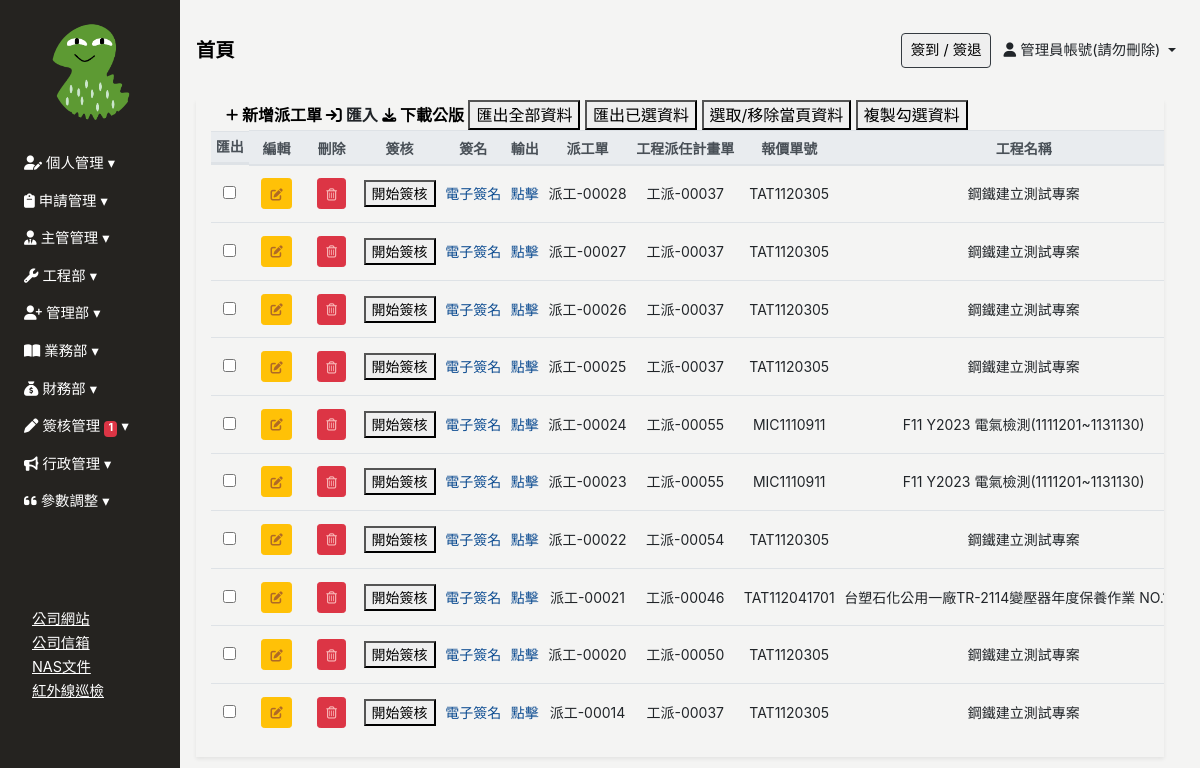
The page /employee_assign/ (signed in) on the database as committed earlier.
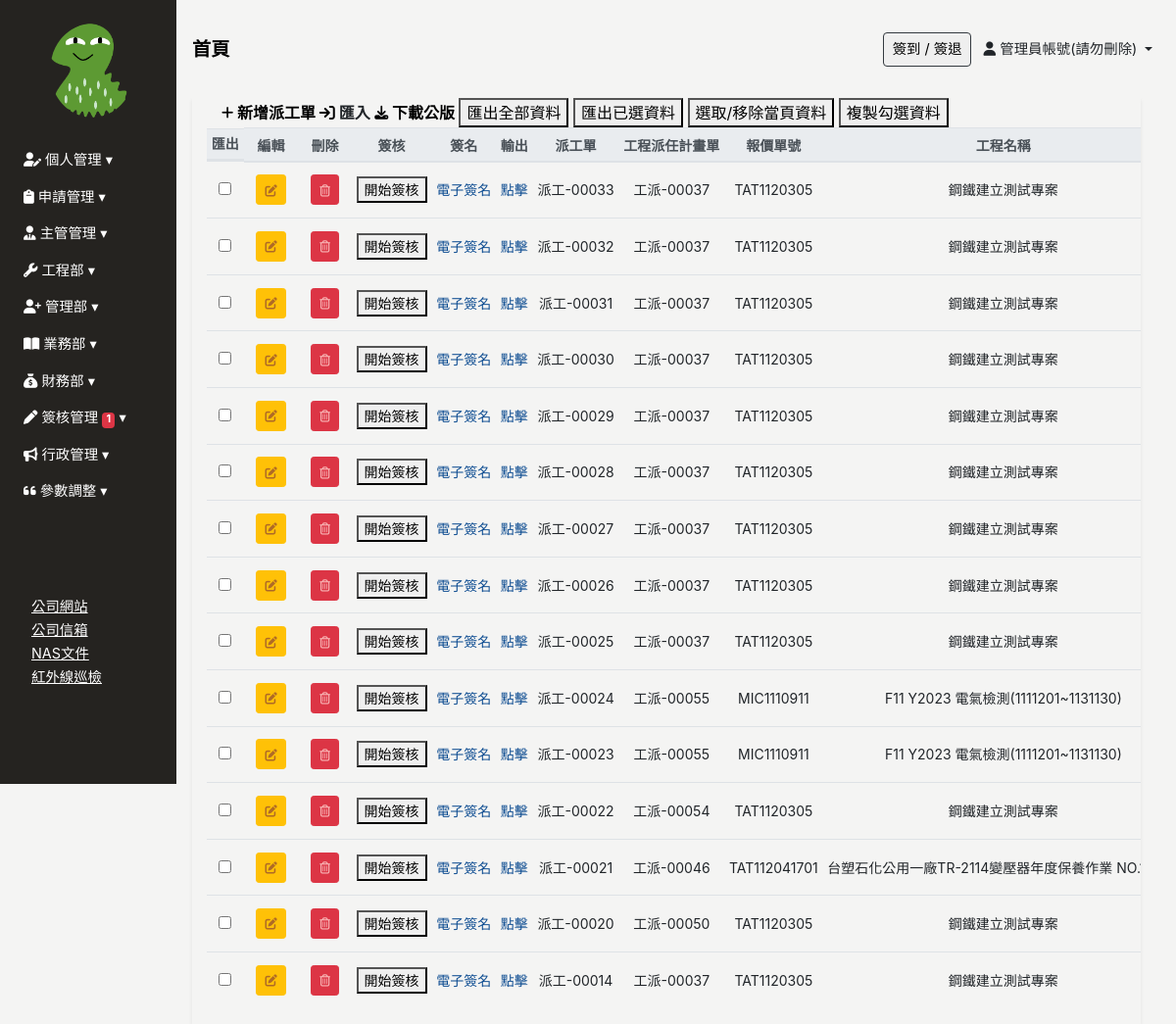
The same page on the database as committed later.
### Backend/models.py (models this page shows, shortened)
class ModifiedModel(models.Model):
    modified_by = models.ForeignKey("Employee", on_delete=models.SET_NULL, null=True, blank=True)
    created_date = models.DateField(default=timezone.now,verbose_name='建立日期')
    update_date = models.DateField(auto_now=True, verbose_name='更新日期')
    class Meta:
        abstract = True

class Project_Employee_Assign(ModifiedModel):
    project_job_assign= models.ForeignKey(Project_Job_Assign,on_delete=models.CASCADE,related_name='project_employee_assign',null=True, blank=True, verbose_name="工作派任計畫")
    construction_date = models.DateField(null=True, blank=True, verbose_name="施工日期")
    completion_date = models.DateField(null=True, blank=True, verbose_name="完工日期")
    is_completed = models.BooleanField(verbose_name='完工狀態',blank=True,default=False)
    manuscript_return_date = models.DateField(null=True, blank=True, verbose_name="手稿預計回傳日")
    enterprise_signature = models.ImageField(upload_to="Employee_Assign_Signature",null=True, blank=True, verbose_name='業主簽名')
    Approval =  models.ForeignKey(ApprovalModel, null=True, blank=True, on_delete=models.SET_NULL , related_name='Project_Employee_Assign_Approval')
    test_items_str = models.TextField( verbose_name="檢查項目字串", blank=True)
    carry_equipments_str = models.TextField( verbose_name="紀錄資產字串",null="",blank=True)
    remark = models.TextField( verbose_name="異常報告及聯絡事項",null="",blank=True)
    uploaded_files = models.ManyToManyField(UploadedFile,blank=True,  related_name="employy_assign_files")
    created_by = models.ForeignKey("Employee",related_name="Project_Employee_Assign_author", on_delete=models.CASCADE, null=True, blank=True, verbose_name='建立人')
    attachment = models.FileField(upload_to="last_file", null=True, blank=True, verbose_name="最終版報價單")
    def attachment_link(self):
        if self.attachment:
            download_link = "<a href='{}' download>下載</a>".format(self.attachment.url)
            return mark_safe(download_link)
        else:
            return "未提供"
    def get_show_id(self):
        return f"派工-{str(self.id).zfill(5)}"
    class Meta:
        verbose_name = "派工單"   # 單數
        verbose_name_plural = verbose_name   #複數
        ordering = ['-id']

class Project_Job_Assign(ModifiedModel):
    project_confirmation= models.ForeignKey(Project_Confirmation,on_delete=models.CASCADE,related_name='project',null=True, blank=True, verbose_name="工程確認單")
    attendance_date =models.DateField(null=True, blank=True, verbose_name="出勤日期")
    work_method = models.BooleanField(null=True, blank=True, verbose_name="工作方式(是:派工、否:非派工)",default=True)
    work_employee = models.ManyToManyField('Employee', related_name='projects_work_employee', blank=True, verbose_name='檢測人員')
    lead_employee = models.ManyToManyField('Employee', related_name='projects_lead_employee', blank=True, verbose_name="帶班主管")
    vehicle = models.ManyToManyField('Vehicle', related_name='project_job_assign_vehicle', blank=True, verbose_name='使用車輛')
    location = models.CharField(max_length=4,choices=LOCATION_CHOICES, null=True, blank=True, verbose_name="工作地點")
    remark = models.TextField(null=True, blank=True, verbose_name="備註")
    Approval =  models.ForeignKey(ApprovalModel, null=True, blank=True, on_delete=models.SET_NULL , related_name='Project_Job_Assign_Approval')
    created_by = models.ForeignKey("Employee",related_name="Project_Job_Assign_author", on_delete=models.CASCADE, null=True, blank=True, verbose_name='建立人')
    class Meta:
        verbose_name = "工作派任計畫"   # 單數
        verbose_name_plural = verbose_name   #複數
        ordering = ['-id']
    def get_show_id(self):
        return f"工派-{str(self.id).zfill(5)}"

class Project_Confirmation(ModifiedModel):
    quotation =  models.ForeignKey("Quotation", null=True, blank=True,verbose_name="報價單號", on_delete=models.CASCADE )
    order_id = models.CharField(max_length=100, null=True, blank=True, verbose_name='訂單編號')
    c_a = models.CharField(max_length=100, null=True, blank=True, verbose_name='母案編號')
    turnover = models.CharField(max_length=10, null=True, blank=True, verbose_name='成交金額')
    is_completed = models.BooleanField(verbose_name='完工狀態',blank=True,default=False)
    completion_report_employee = models.ManyToManyField(Employee, related_name='projects_confirmation_report_employee', blank=True, verbose_name='完工回報人')
    completion_report_date = models.DateField(null=True, blank=True, verbose_name="完工回報日期")
    remark = models.TextField(null=True, blank=True, verbose_name="備註")
    attachment = models.FileField(upload_to="project_confirmation_reassignment_attachment", null=True, blank=True, verbose_name="完工重派附件")
    Approval =  models.ForeignKey(ApprovalModel, null=True, blank=True, on_delete=models.SET_NULL , related_name='project_confirmation_Approval')
    created_by = models.ForeignKey("Employee",related_name="Project_Confirmation_author", on_delete=models.SET_NULL, null=True, blank=True, verbose_name='建立人')
    def get_show_id(self):
        return f"工確-{str(self.id).zfill(5)}"
    class Meta:
        verbose_name = "工程確認單"   # 單數
        verbose_name_plural = verbose_name   #複數
        ordering = ['-id']

class Quotation(ModifiedModel):
    pay_method_CHOICES = [
        ('1', '(1)付款方式:完工請款100%.初次交易,請配合開立即期票或匯款。'),
        ('2', '(2)付款方式:完工請款100%.發票開立後期票30天。'),
        ('3','(3)付款方式:與業主額外議定(此部分開放自行填寫,利配合部分廠商付款特殊要求)'),
    ]
    quotation_id = models.CharField(max_length=100, null=True, blank=True, verbose_name='報價單編號')
    client = models.ForeignKey("Client",related_name="Quotation", on_delete=models.SET_NULL, null=True, blank=True, verbose_name='客戶名稱')
    requisition = models.ForeignKey("Client",related_name="Quotation_buy", on_delete=models.SET_NULL, null=True, blank=True, verbose_name='請購單位')
    project_name = models.CharField(max_length=100, verbose_name="專案名稱",blank=True, null=True)
    quote_date = models.DateField(null=True, blank=True, verbose_name="報價日期")
    quote_validity_period = models.IntegerField(verbose_name="報價單有效期",blank=True, null=True)
    business_assistant_user = models.ForeignKey(Employee,related_name="quotaion_process", null=True ,on_delete=models.SET_NULL, verbose_name="業務助理")
    pay_method = models.CharField(max_length=1, choices=pay_method_CHOICES, null=True, blank=True, verbose_name='付款方式')
    internal_content = models.TextField(blank=True, null=True, verbose_name='紀錄(對內)')
    created_by = models.ForeignKey("Employee",related_name="quotation_author", on_delete=models.SET_NULL, null=True, blank=True)
    uploaded_files = models.ManyToManyField(UploadedFile,blank=True,  related_name="quotationfile",verbose_name="內部記錄檔案")
    remark = models.TextField(null=True, blank=True, verbose_name="備註")
    def get_show_id(self):
        return self.quotation_id
    class Meta:
        verbose_name = "報價單"
        verbose_name_plural = "報價單"

### Frontend/views.py (the view)
# urls.py: path('employee_assign/', login_required(views.Employee_Assign_ListView.as_view()), name='employee_assign'),
class Employee_Assign_ListView(UserPassesTestMixin,ListView):
    model = Project_Employee_Assign
    template_name = 'employee_assign/employee_assign.html'
    context_object_name = 'Project_Employee_Assign'
    def get_context_data(self, **kwargs):
        context = super().get_context_data(**kwargs)
        context["employees_list"] =  Employee.active_users().values('id','full_name')
        context["all_project_job_assign"] = Project_Job_Assign.objects.all()
        context["all_Equipment"] = Equipment.objects.all()
        context['vehicle'] = Vehicle.objects.all()
        return context
    def test_func(self):
        return Check_Permissions(self.request.user,"工程派工單")

### Backend/context_processors.py (called while the page is built)
def pass_test_func(request):
    pass_test_func = settings.PASS_TEST_FUNC
    return {"pass_test_func":pass_test_func}

def sys_messages(request):
    if  isinstance(request.user, AnonymousUser):
        return {'sys_messages': {}}
    if hasattr( request.user,"employee")==False:
        return {'sys_messages': {}}
    get_sys_messages = SysMessage.objects.filter(Target_user=request.user.employee,watch=False)
    bottom_position = 20  # 初始底部位置
    sys_messages_data = []
    for msg in get_sys_messages:
        sys_messages_data.append({
            'id': msg.id,
            'content': msg.content,
            'bottom': bottom_position
        })
        bottom_position += 70
    return {'sys_messages': sys_messages_data}

def client_list(request):
    clients = Client.objects.all()
    return {'clients': clients}

### Backend/models.py (called while the page is built)
    @classmethod
    def active_users(cls):
        return cls.objects.filter(user__is_active=True) .exclude(user__username="admin")

    @property
    def get_created_by(self):
        get_foreignkey = self.get_foreignkey()
        if get_foreignkey:
            return get_foreignkey.created_by
        return None

    def __str__(self):
        return self.client_name

### Frontend/templates/employee_assign/employee_assign.html (shortened to what the changed rows need)
{% extends 'base/base_dashboard.html' %}
{% block import %}
{% load static%}
<link rel="stylesheet" href="{% static 'css/employee_assign/employee_assign.css' %}">
{% endblock %}
{% load custom_tags %}
{% block main %}
<div class="main px-3">
    <div class="employee-assign-table container-fluid shadow-sm table-responsive">
        <table class="table table-sm table-hover text-center" id="table" data-toggle="table" data-sortable="true"
            data-toolbar="#toolbar" data-pagination="true" data-page-size="25" data-page-list="[25, All]"
            data-search="true" data-show-columns="true" data-filter-strict-search="true"
            data-show-columns-toggle-all="true">
            <thead class="thead-light" style="font-size: 14px;">
                <tr class="text-nowrap">
                    <th data-force-hide="true" data-switchable="false" data-no-print="true" data-field="checkbox"
                        class="d-none d-md-inline-block">匯出</th>
                    <th data-force-hide="true" data-switchable="false" data-no-print="true" data-field="edid">編輯</th>
                    <th data-force-hide="true" data-switchable="false" data-no-print="true" data-field="delete">刪除</th>
                    <th data-force-hide="true" data-switchable="false" data-no-print="true" data-field="approval">簽核
                    </th>
                    <th data-force-hide="true" data-switchable="false" data-no-print="true" data-field="naelete">簽名</th>
                    <th data-force-hide="true" data-switchable="false" data-no-print="true" data-field="process">
                        輸出</th>
                    <th data-field="id" data-sortable="true">派工單</th>
                    <th data-field="job" data-sortable="true">工程派任計畫單</th>
                    <th data-field="quotation_id" data-sortable="true">報價單號</th>
                    <th data-field="project_name" data-sortable="true">工程名稱</th>
                </tr>
            </thead>
            <tbody class="text-nowrap" style="font-size: 14px;">
                {% for p in Project_Employee_Assign %}
                <tr>
                    <td><input type="checkbox" name="importcheckd" onclick="updateCheckedArray(this)"
                            value="{{ p.id }}"></td>
                    <td>
                        <a type="button" data-url="project_employee_assign" data-id="{{p.id}}"
                            data-approval="{{ p.Approval.current_status}}" class="btn btn-sm btn-warning my-2 mx-md-2"
                            data-toggle="modal" onclick="LoadData(event)" data-target="#employee-assign-modal"></a>
                    </td>
                    <td>
                        <a data-url="project_employee_assign" data-id="{{p.id}}" type="button"
                            class="sys_del btn btn-sm btn-danger my-2 mx-md-2" onclick="DELETE_handleClick(event)">
                            </a>
                    </td>
                    <td>
                        {% if p.Approval %}
                        {{p.Approval.get_current_status_display}}
                        {% if p.Approval.current_status == "completed" %}
                        {% if request.user|get_supervisor %}
                        / <button data-id="{{p.id}}" data-model="Project_Employee_Assign"
                            onclick="DelApproval(event)">收回(主管)</button>
                        {% endif %}
                        {% endif %}
                        {% if p.Approval.current_status == "in_process" %}
                        / <button data-id="{{p.id}}" data-model="Project_Employee_Assign"
                            onclick="DelApproval(event)">收回</button>
                        {% endif %}
                        {% if p.Approval.current_status == "rejected" %}
                        / <button data-id="{{p.id}}" data-model="Project_Employee_Assign"
                            onclick="submitApproval(event)">發送新簽核</button>
                        {% endif %}
                        {% else %}
                        <button data-id="{{p.id}}" data-model="Project_Employee_Assign"
                            onclick="submitApproval(event)">開始簽核</button>
                        {% endif %}
                    </td>
                    <td>
                        <a href="" onclick="setSettingId('{{ p.id }}')" data-toggle="modal"
                            data-target="#signatureModal">電子簽名</a>
                    </td>
                    <td><a target="_blank" href="{% url 'project_employee_assign_file' id=p.id %}">點擊</a></td>
                    <td>{{ p.get_show_id }}</td>
                    <td>{{ p.project_job_assign.get_show_id }}</td>
                    <td>{{ p.project_job_assign.project_confirmation.quotation.get_show_id }}</td>
                    <td>{{ p.project_job_assign.project_confirmation.quotation.project_name }}</td>
                </tr>
                {% empty %}
                <h2>
                    目前無資料
                </h2>
                {% endfor %}
            </tbody>
        </table>
    </div>
</div>
{% endblock %}

Rows that differ between the two databases and show on the page:
added Project_Employee_Assign: get_show_id "派工-00033", project_job_assign.get_show_id "工派-00037", project_job_assign.project_confirmation.quotation.get_show_id "TAT1120305", project_job_assign.project_confirmation.quotation.project_name "鋼鐵建立測試專案"
added Project_Employee_Assign: get_show_id "派工-00032", project_job_assign.get_show_id "工派-00037", project_job_assign.project_confirmation.quotation.get_show_id "TAT1120305", project_job_assign.project_confirmation.quotation.project_name "鋼鐵建立測試專案"
added Project_Employee_Assign: get_show_id "派工-00031", project_job_assign.get_show_id "工派-00037", project_job_assign.project_confirmation.quotation.get_show_id "TAT1120305", project_job_assign.project_confirmation.quotation.project_name "鋼鐵建立測試專案"
added Project_Employee_Assign: get_show_id "派工-00030", project_job_assign.get_show_id "工派-00037", project_job_assign.project_confirmation.quotation.get_show_id "TAT1120305", project_job_assign.project_confirmation.quotation.project_name "鋼鐵建立測試專案"
added Project_Employee_Assign: get_show_id "派工-00029", project_job_assign.get_show_id "工派-00037", project_job_assign.project_confirmation.quotation.get_show_id "TAT1120305", project_job_assign.project_confirmation.quotation.project_name "鋼鐵建立測試專案"
